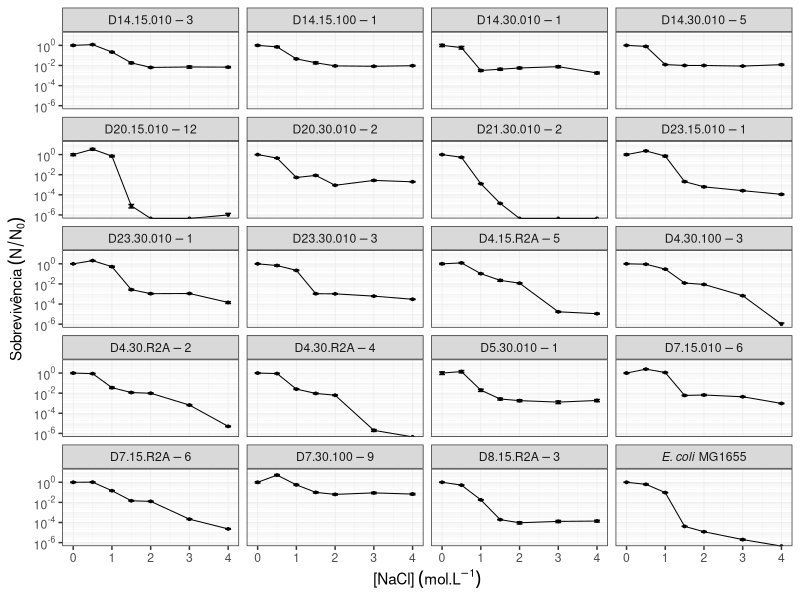
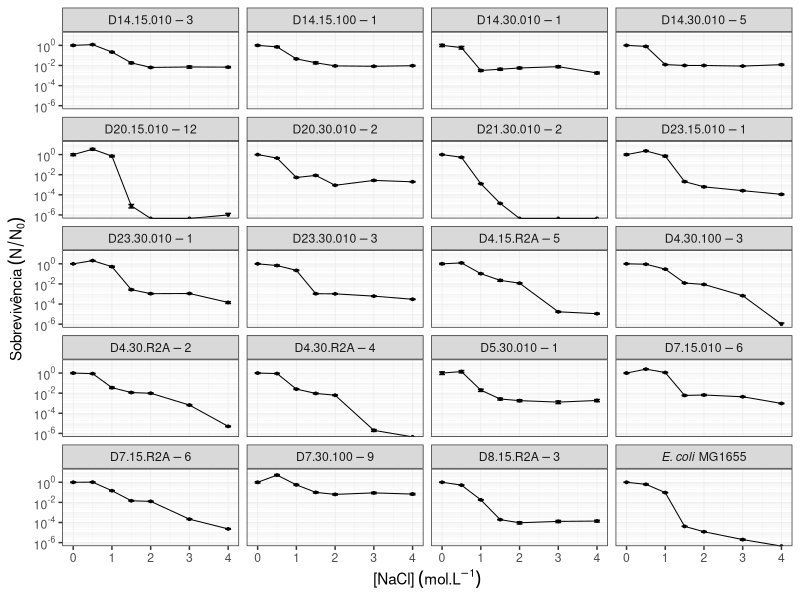

Generate these figures, in order, with R:
#REGRAS DE ENTRADA:
#*************ORDEM DAS COLUNAS: 1. Espécie | 2. Dose | 3-5. UFC | 6. Fator de Diluição **********************************
#Decimal é dado por vírgula
#Primeira linha é cabeçalho

#********** PACOTES **********
install.packages('ggplot2')   # Pacote para gráficos
library(ggplot2)
install.packages('matrixStats')   # Pacote para média e devio padrão de matrizes, no caso das gotas
library(matrixStats)
install.packages('MASS')    # Pacote necessário para a notação certa no eixo Y do gráfico
library(MASS)
install.packages('scales')    # Pacote para transformação em log10 do eixo y do gráfico
library(scales)
install.packages('dplyr')
library(dplyr)
install.packages('ggtext')
library(ggtext)

#********** FUNÇÕES **********
# Função para média corrigida
calc_media_corrigida <- function(data, col_indices) {   # col_indices -> numero de gotas (ou seja, de colunas de ufc)
  ufc <- as.matrix(data[, col_indices]) #vou pegar só as colunas de ufc
  media_ufc <- rowMeans(ufc, na.rm = TRUE)
  media_corrigida <- media_ufc * data$diluicao * 100 #multiplico por 100 no final pq quero o resultado em ml
  return(media_corrigida)
}

# Função para calcular erro associado a média corrigida
calc_erro_medcor <- function(data, col_indices) {     # col_indices -> numero de gotas (ou seja, de colunas de ufc)
  ufc <- as.matrix(data[, col_indices])
  sd <- rowSds(ufc, na.rm = TRUE)
  n <- rowSums(!is.na(ufc))
  se <- sd / sqrt(n)
  erro <- (data$diluicao)*se*100      # Multiplico por 100 no final pq quero o resultado em ml
  return(erro)
}

log10_minor_break = function (...){
  function(x) {
    minx         = floor(min(log10(x), na.rm=T))-1;
    maxx         = ceiling(max(log10(x), na.rm=T))+1;
    n_major      = maxx-minx+1;
    major_breaks = seq(minx, maxx, by=1)
    minor_breaks =
      rep(log10(seq(1, 9, by=1)), times = n_major)+
      rep(major_breaks, each = 9)
    return(10^(minor_breaks))
  }
}


#********** LEITURA **********
# Lê tabela em tsv, ou seja, separado por tab, vírgula como decimal, primeira linha é cabeçalho, preenche espáços vazios com NA
nacltab <- read.table("NaCltab.tsv", sep="\t", dec=",", quote="", header=TRUE, fill=TRUE)

#********** PROCESSAMENTO **********
col_indices <- c(3, 4, 5)   # Define quais são as colunas da tabela que tem valores de UFC
mc <- calc_media_corrigida(nacltab, col_indices)
erro_mc <- calc_erro_medcor(nacltab, col_indices)

tab_media <- cbind.data.frame(nacltab, mc, erro_mc)

rep1 <- filter(tab_media, Replicata=='1')
rep2 <- filter(tab_media, Replicata=='2')
rep3 <- filter(tab_media, Replicata=='3')

media_rep <- rowMeans(cbind(rep1$mc, rep2$mc, rep2$mc), na.rm = TRUE)
erro_rep <- sqrt(rowSums(cbind((1/3*rep1$erro_mc)^2, (1/3*rep2$erro_mc)^2, (1/3*rep1$erro_mc)^2), na.rm = TRUE))

tab <- cbind.data.frame(rep1$Isolado, rep1$Conc, media_rep, erro_rep)
tab0 <- filter(tab, rep1$Conc=='0')
media0 <- rep(tab0$media_rep, each=7)
erro0 <- rep(tab0$erro_rep, each=7)
sob <- media_rep/media0
x <- trunc(sob*10^6)/10^6
erro_sob <- sqrt((sob^2) * (((erro_rep / media_rep)^2) + ((erro0 / media0)^2)))

tabgraf <- cbind.data.frame(rep1$Isolado, rep1$Conc, x, erro_sob)
colnames(tabgraf) <- c('isolado', 'conc', 'sob', 'erro')
tabgraf$isolado <- factor(tabgraf$isolado, labels=c("D14.15.010-3", "D14.15.100-1", "D14.30.010-1", "D14.30.010-5", "D20.15.010-12", "D20.30.010-2", "D21.30.010-2", "D23.15.010-1", "D23.30.010-1", "D23.30.010-3", "D4.15.R2A-5", "D4.30.100-3", "D4.30.R2A-2", "D4.30.R2A-4", "D5.30.010-1", "D7.15.010-6", "D7.15.R2A-6", "D7.30.100-9", "D8.15.R2A-3", "italic('E. coli')*textstyle(' MG1655')"))
tabgraf$isolado <- factor(tabgraf$isolado)
#********** GRÁFICOS **********
graf_sob<- ggplot(tabgraf, aes(x=conc, y=sob)) +
    geom_point(size=.65)+   # Coloca as bolinhas
    geom_line(linewidth=.35)+   # Coloca as linhas
    geom_errorbar(aes(ymin=sob-erro, ymax=sob+erro), width=0.15, linewidth=.5)+    # Coloca as barras de erro
    facet_wrap(~isolado, ncol=4, labeller=label_parsed)+    # Deixa facetado por espécie
    theme_bw()+   # Muda a aparência para o tema certo
    xlab(bquote("[NaCl]"~(mol.L^-1)))+    # Coloca o nome do eixo x
    ylab(bquote("Sobrevivência"~(N/N[0])))+    # Coloca o nome do eixo y
    theme(
      panel.grid.major = element_line(size=.25),   # Define largura da linha maior do grid interno no gráfico
      panel.grid.minor = element_line(size=.1),   # Define largura da linha menor do grid interno do gráfico
      legend.position='none')+    # Retira a legenda
    scale_y_log10(limits = c(1e-6,10),   # Transforma o eixo y em log10 com limiter de 1 a 10^-5
                  labels = trans_format("log10", math_format(10^.x)),
                   breaks = trans_breaks("log10", function(x) 10^x, n=4),
                   minor_breaks=log10_minor_break())
graf_sob

ggsave('escolhidos_NaCl.png', graf_sob, device='png', unit='cm', width = 18, height = 25, dpi=300)   # Salva gráfico que acabamos de criar como um arquivo
